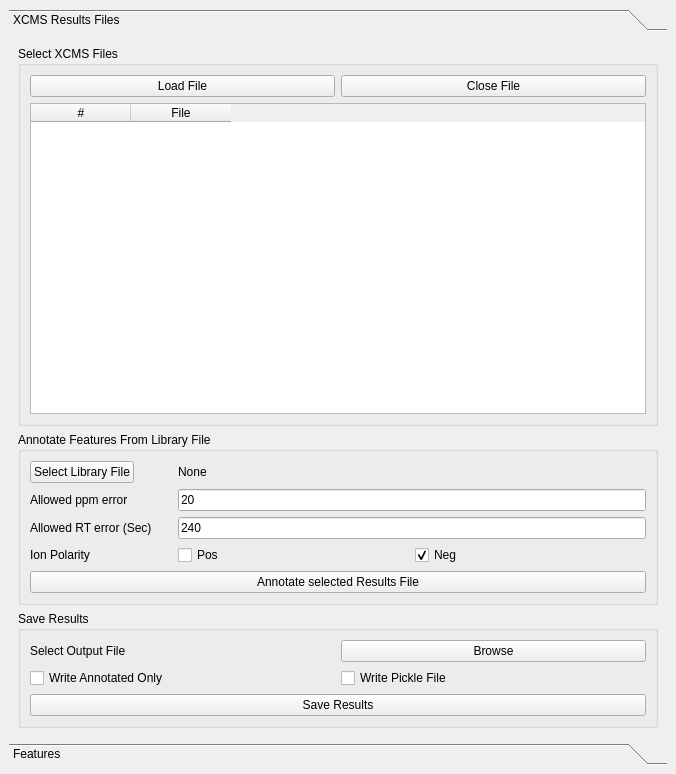
<?xml version="1.0" encoding="UTF-8"?>
<ui version="4.0">
 <class>DockWidget</class>
 <widget class="QDockWidget" name="DockWidget">
  <property name="geometry">
   <rect>
    <x>0</x>
    <y>0</y>
    <width>676</width>
    <height>774</height>
   </rect>
  </property>
  <property name="windowTitle">
   <string/>
  </property>
  <widget class="QWidget" name="dockWidgetContents">
   <layout class="QGridLayout" name="gridLayout_2">
    <item row="0" column="0">
     <widget class="QToolBox" name="toolBox">
      <property name="maximumSize">
       <size>
        <width>16777215</width>
        <height>16777215</height>
       </size>
      </property>
      <property name="currentIndex">
       <number>0</number>
      </property>
      <widget class="QWidget" name="page">
       <property name="geometry">
        <rect>
         <x>0</x>
         <y>0</y>
         <width>658</width>
         <height>669</height>
        </rect>
       </property>
       <attribute name="label">
        <string>XCMS Results Files</string>
       </attribute>
       <layout class="QGridLayout" name="gridLayout_6">
        <item row="0" column="0">
         <layout class="QVBoxLayout" name="verticalLayout_4">
          <item>
           <widget class="QGroupBox" name="groupBox_2">
            <property name="title">
             <string>Select XCMS Files</string>
            </property>
            <layout class="QVBoxLayout" name="verticalLayout_3">
             <item>
              <layout class="QHBoxLayout" name="horizontalLayout_6">
               <item>
                <widget class="QPushButton" name="loadResults">
                 <property name="text">
                  <string>Load File</string>
                 </property>
                </widget>
               </item>
               <item>
                <widget class="QPushButton" name="closeResults">
                 <property name="text">
                  <string>Close File</string>
                 </property>
                </widget>
               </item>
              </layout>
             </item>
             <item>
              <widget class="QTableWidget" name="openDataFilesTable">
               <column>
                <property name="text">
                 <string>#</string>
                </property>
               </column>
               <column>
                <property name="text">
                 <string>File</string>
                </property>
               </column>
              </widget>
             </item>
            </layout>
           </widget>
          </item>
          <item>
           <widget class="QGroupBox" name="groupBox">
            <property name="title">
             <string>Annotate Features From Library File</string>
            </property>
            <layout class="QVBoxLayout" name="verticalLayout_2">
             <item>
              <layout class="QGridLayout" name="gridLayout_3">
               <item row="1" column="1">
                <spacer name="horizontalSpacer_2">
                 <property name="orientation">
                  <enum>Qt::Horizontal</enum>
                 </property>
                 <property name="sizeType">
                  <enum>QSizePolicy::Maximum</enum>
                 </property>
                 <property name="sizeHint" stdset="0">
                  <size>
                   <width>20</width>
                   <height>20</height>
                  </size>
                 </property>
                </spacer>
               </item>
               <item row="1" column="0">
                <widget class="QLabel" name="label_2">
                 <property name="text">
                  <string>Allowed ppm error</string>
                 </property>
                </widget>
               </item>
               <item row="2" column="0">
                <widget class="QLabel" name="label_3">
                 <property name="text">
                  <string>Allowed RT error (Sec)</string>
                 </property>
                </widget>
               </item>
               <item row="2" column="1">
                <spacer name="horizontalSpacer_3">
                 <property name="orientation">
                  <enum>Qt::Horizontal</enum>
                 </property>
                 <property name="sizeType">
                  <enum>QSizePolicy::Maximum</enum>
                 </property>
                 <property name="sizeHint" stdset="0">
                  <size>
                   <width>20</width>
                   <height>20</height>
                  </size>
                 </property>
                </spacer>
               </item>
               <item row="3" column="0">
                <widget class="QLabel" name="label">
                 <property name="text">
                  <string>Ion Polarity</string>
                 </property>
                </widget>
               </item>
               <item row="2" column="2">
                <widget class="QLineEdit" name="libMatchRTError">
                 <property name="text">
                  <string>240</string>
                 </property>
                </widget>
               </item>
               <item row="1" column="2">
                <widget class="QLineEdit" name="libMatchPPMError">
                 <property name="text">
                  <string>20</string>
                 </property>
                </widget>
               </item>
               <item row="3" column="2">
                <layout class="QHBoxLayout" name="horizontalLayout_4">
                 <item>
                  <widget class="QCheckBox" name="posIonCB">
                   <property name="text">
                    <string>Pos</string>
                   </property>
                  </widget>
                 </item>
                 <item>
                  <widget class="QCheckBox" name="negIonCB">
                   <property name="text">
                    <string>Neg</string>
                   </property>
                   <property name="checked">
                    <bool>true</bool>
                   </property>
                  </widget>
                 </item>
                </layout>
               </item>
               <item row="0" column="0">
                <widget class="QPushButton" name="selectLibFile">
                 <property name="sizePolicy">
                  <sizepolicy hsizetype="Maximum" vsizetype="Fixed">
                   <horstretch>0</horstretch>
                   <verstretch>0</verstretch>
                  </sizepolicy>
                 </property>
                 <property name="text">
                  <string>Select Library File</string>
                 </property>
                </widget>
               </item>
               <item row="0" column="2">
                <widget class="QLabel" name="libFileText">
                 <property name="maximumSize">
                  <size>
                   <width>600</width>
                   <height>16777215</height>
                  </size>
                 </property>
                 <property name="text">
                  <string>None</string>
                 </property>
                </widget>
               </item>
              </layout>
             </item>
             <item>
              <widget class="QPushButton" name="annotateFromLib">
               <property name="text">
                <string>Annotate selected Results File</string>
               </property>
              </widget>
             </item>
            </layout>
           </widget>
          </item>
          <item>
           <widget class="QGroupBox" name="groupBox_3">
            <property name="title">
             <string>Save Results</string>
            </property>
            <layout class="QGridLayout" name="gridLayout_5">
             <item row="0" column="0">
              <layout class="QGridLayout" name="gridLayout_4">
               <item row="2" column="0">
                <widget class="QCheckBox" name="writeAnnotedOnlyCB">
                 <property name="text">
                  <string>Write Annotated Only</string>
                 </property>
                </widget>
               </item>
               <item row="0" column="0">
                <widget class="QLabel" name="label_4">
                 <property name="text">
                  <string>Select Output File</string>
                 </property>
                </widget>
               </item>
               <item row="0" column="1">
                <widget class="QPushButton" name="outputFileBrowseButton">
                 <property name="text">
                  <string>Browse</string>
                 </property>
                </widget>
               </item>
               <item row="2" column="1">
                <widget class="QCheckBox" name="writePickleFileCB">
                 <property name="text">
                  <string>Write Pickle File</string>
                 </property>
                </widget>
               </item>
              </layout>
             </item>
             <item row="1" column="0">
              <widget class="QPushButton" name="saveResults">
               <property name="text">
                <string>Save Results</string>
               </property>
              </widget>
             </item>
            </layout>
           </widget>
          </item>
         </layout>
        </item>
       </layout>
      </widget>
      <widget class="QWidget" name="page_3">
       <property name="geometry">
        <rect>
         <x>0</x>
         <y>0</y>
         <width>658</width>
         <height>669</height>
        </rect>
       </property>
       <attribute name="label">
        <string>Features</string>
       </attribute>
       <layout class="QGridLayout" name="gridLayout">
        <item row="0" column="0">
         <layout class="QVBoxLayout" name="verticalLayout">
          <item>
           <layout class="QHBoxLayout" name="horizontalLayout">
            <item>
             <widget class="QLabel" name="label_13">
              <property name="font">
               <font>
                <weight>75</weight>
                <bold>true</bold>
               </font>
              </property>
              <property name="text">
               <string>Feature Type</string>
              </property>
             </widget>
            </item>
            <item>
             <widget class="QCheckBox" name="limitToAnnotatedCB">
              <property name="text">
               <string>Limit to Annotated</string>
              </property>
              <property name="checked">
               <bool>false</bool>
              </property>
             </widget>
            </item>
           </layout>
          </item>
          <item>
           <layout class="QHBoxLayout" name="horizontalLayout_5">
            <item>
             <widget class="QRadioButton" name="allFeaturesRB">
              <property name="text">
               <string>All</string>
              </property>
             </widget>
            </item>
            <item>
             <widget class="QRadioButton" name="unassignedFeaturesRB">
              <property name="text">
               <string>Unassigned</string>
              </property>
              <property name="checked">
               <bool>true</bool>
              </property>
             </widget>
            </item>
            <item>
             <widget class="QRadioButton" name="acceptedFeaturesRB">
              <property name="text">
               <string>Accepted</string>
              </property>
             </widget>
            </item>
            <item>
             <widget class="QRadioButton" name="rejectedFeaturesRB">
              <property name="text">
               <string>Rejected</string>
              </property>
             </widget>
            </item>
           </layout>
          </item>
          <item>
           <widget class="QTableWidget" name="xcmsFeatures">
            <column>
             <property name="text">
              <string>File</string>
             </property>
            </column>
            <column>
             <property name="text">
              <string>#</string>
             </property>
            </column>
            <column>
             <property name="text">
              <string>RT</string>
             </property>
            </column>
            <column>
             <property name="text">
              <string>m/z</string>
             </property>
            </column>
            <column>
             <property name="text">
              <string>Filled</string>
             </property>
            </column>
           </widget>
          </item>
         </layout>
        </item>
       </layout>
      </widget>
     </widget>
    </item>
   </layout>
  </widget>
 </widget>
 <resources/>
 <connections/>
</ui>
